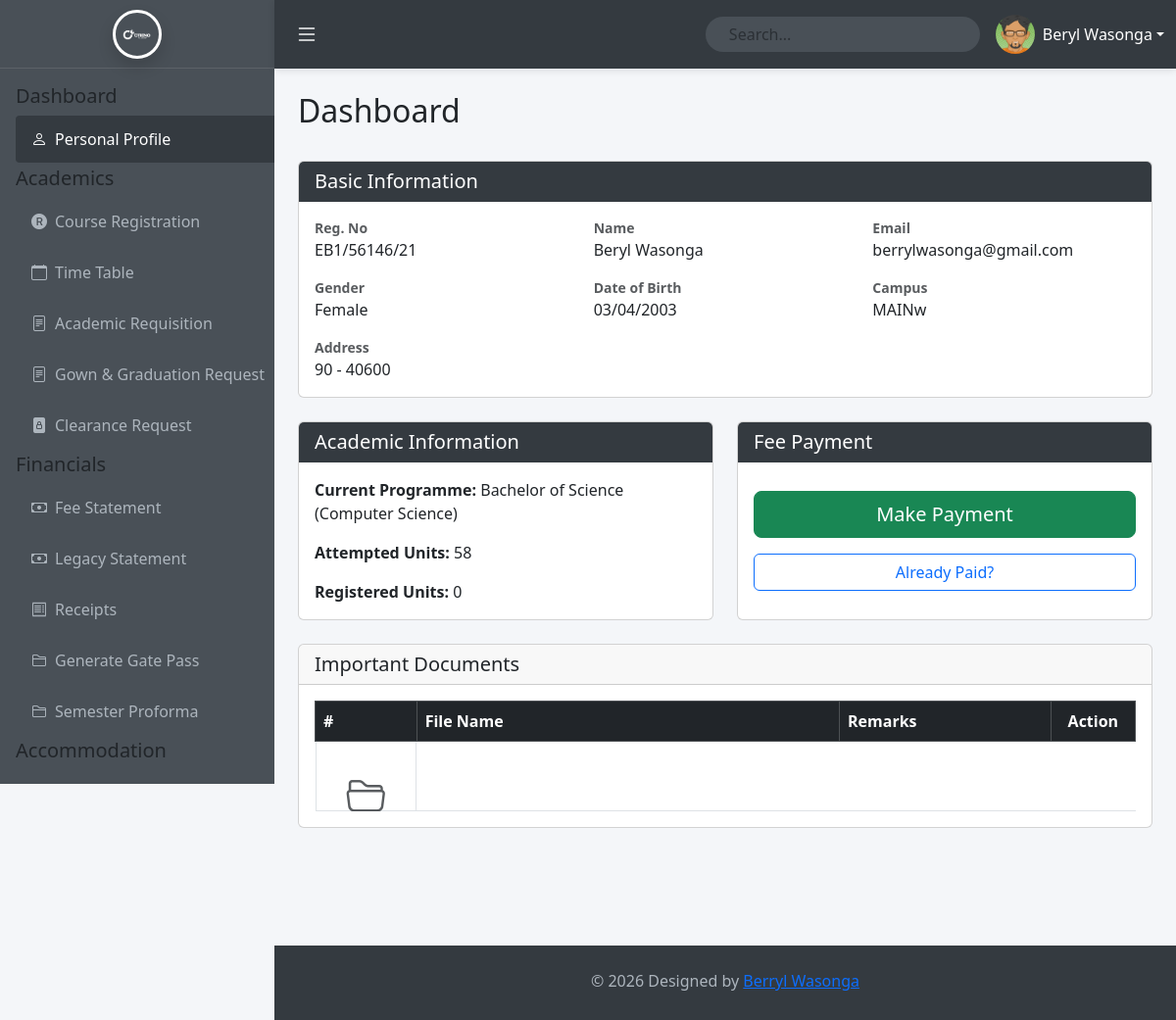
The page /students/welcome.php (signed in) on the database as committed earlier.
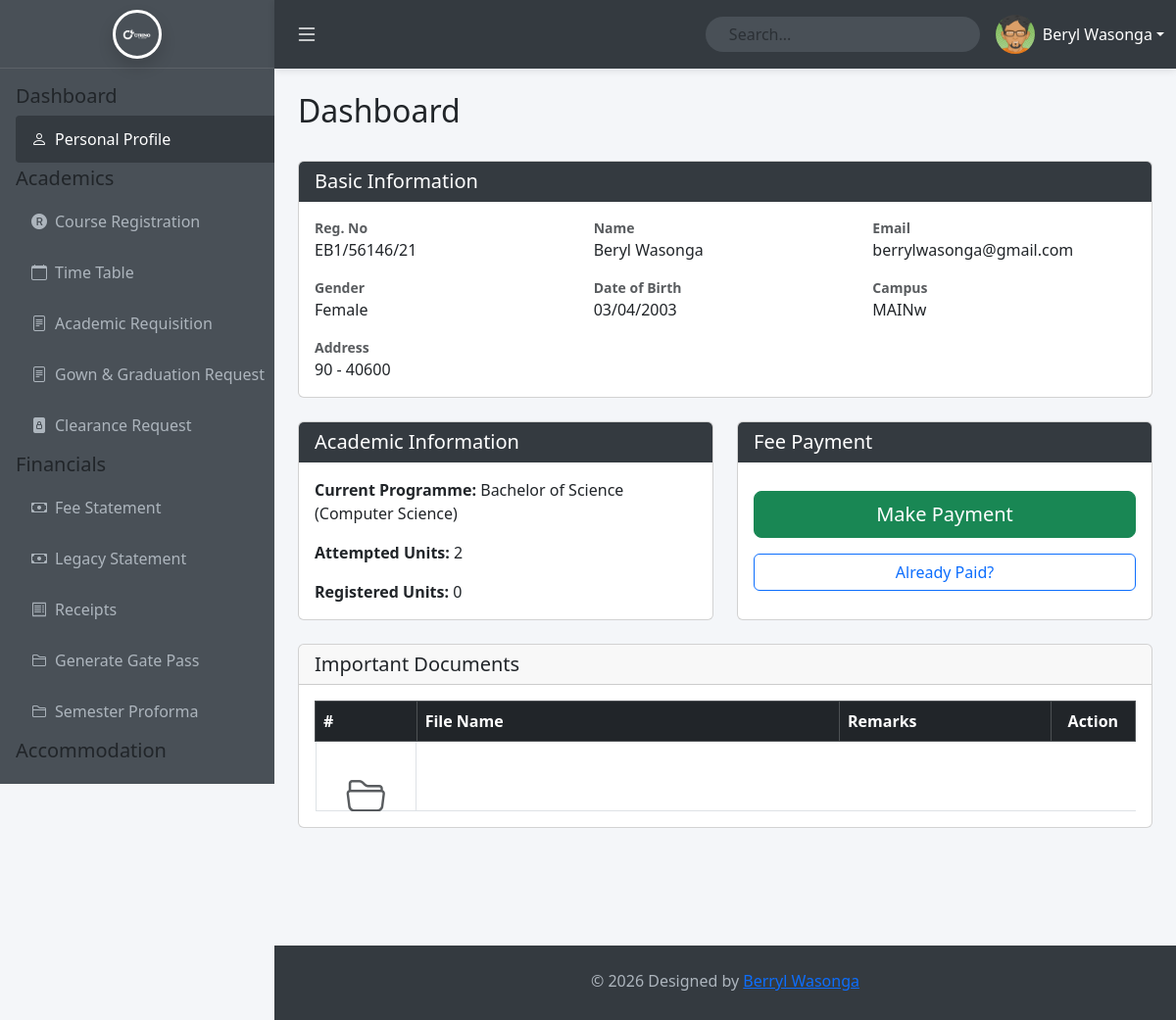
The same page on the database as committed later.
### tables this page shows
CREATE TABLE `users` (
  `id` int(11) NOT NULL,
  `first_name` varchar(50) NOT NULL DEFAULT '',
  `last_name` varchar(50) NOT NULL DEFAULT '',
  `email` varchar(255) NOT NULL,
  `reg_no` varchar(50) DEFAULT NULL,
  `password` varchar(255) NOT NULL,
  `role` varchar(20) NOT NULL DEFAULT 'user',
  `status` enum('active','inactive') NOT NULL DEFAULT 'active',
  `last_login` timestamp NULL DEFAULT NULL,
  `created_at` timestamp NOT NULL DEFAULT current_timestamp(),
  `fullname` varchar(100) GENERATED ALWAYS AS (concat(`first_name`,' ',`last_name`)) STORED,
  `gender` enum('Male','Female','Other') DEFAULT NULL,
  `dob` date DEFAULT NULL,
  `address` varchar(255) DEFAULT NULL,
  `campus` varchar(50) DEFAULT 'MAIN',
  `programme` varchar(150) DEFAULT NULL,
  `course_id` int(11) DEFAULT NULL,
  `attempted_units` int(11) DEFAULT 0,
  `registered_units` int(11) DEFAULT 0
);

### students/welcome.php (the view, shortened to what this page needs)
<?php
include '../config.php';
$doc_stmt = $conn->prepare("SELECT * FROM student_documents WHERE user_id = ? ORDER BY created_at DESC");
$doc_stmt->bind_param("i", $_SESSION['user_id']);
$doc_stmt->execute();
$documents = $doc_stmt->get_result()->fetch_all(MYSQLI_ASSOC);
?>
<!DOCTYPE html>
<html lang="en">
<head>
    <link href="https://cdn.jsdelivr.net/npm/bootstrap@5.3.3/dist/css/bootstrap.min.css" rel="stylesheet">
    <link href="https://cdn.jsdelivr.net/npm/bootstrap-icons@1.11.3/font/bootstrap-icons.css" rel="stylesheet">
    <link href="Assets/main.css" rel="stylesheet">
</head>
<body>
    <?php
        include_once 'partials/sidebar.php' ;
        include_once 'partials/top_navbar.php' ;
    ?>
    <div class="main-content" id="mainContent">
        <div class="d-flex justify-content-between align-items-center mb-3 mb-md-4">
            <h2>Dashboard</h2>
        </div>
        <div class="card mb-3 mb-md-4">
            <div class="card-header card-header-theme"><h5 class="mb-0">Basic Information</h5></div>
            <div class="card-body">
                <div class="row g-3">
                    <div class="col-12 col-sm-6 col-lg-4">
                        <strong class="d-block text-muted small">Reg. No</strong>
                        <span><?php echo htmlspecialchars($user['reg_no'] ?? 'N/A'); ?></span>
                    </div>
                    <div class="col-12 col-sm-6 col-lg-4">
                        <strong class="d-block text-muted small">Name</strong>
                        <span><?php echo htmlspecialchars($full_name); ?></span>
                    </div>
                    <div class="col-12 col-sm-6 col-lg-4">
                        <strong class="d-block text-muted small">Email</strong>
                        <span class="text-break"><?php echo htmlspecialchars($user['email'] ?? 'N/A'); ?></span>
                    </div>
                    <div class="col-12 col-sm-6 col-lg-4">
                        <strong class="d-block text-muted small">Gender</strong>
                        <span><?php echo htmlspecialchars(ucfirst($user['gender'] ?? 'N/A')); ?></span>
                    </div>
                    <div class="col-12 col-sm-6 col-lg-4">
                        <strong class="d-block text-muted small">Date of Birth</strong>
                        <span><?php echo $user['dob'] ? date('d/m/Y', strtotime($user['dob'])) : 'N/A'; ?></span>
                    </div>
                    <div class="col-12 col-sm-6 col-lg-4">
                        <strong class="d-block text-muted small">Campus</strong>
                        <span><?php echo htmlspecialchars($user['campus'] ?? 'MAIN'); ?></span>w
                    </div>
                    <div class="col-12">
                        <strong class="d-block text-muted small">Address</strong>
                        <span><?php echo htmlspecialchars($user['address'] ?? 'N/A'); ?></span>
                    </div>
                </div>
            </div>
        </div>
        <div class="row g-3 g-md-4 mb-3 mb-md-4">
            <div class="col-12 col-md-6">
                <div class="card h-100">
                    <div class="card-header card-header-theme"><h5 class="mb-0">Academic Information</h5></div>
                    <div class="card-body">
                        <p><strong>Current Programme:</strong><br class="d-md-none">
                        <?php echo htmlspecialchars($user['programme'] ?? 'N/A'); ?></p>
                        <p><strong>Attempted Units:</strong> <?php echo $user['attempted_units'] ?? 0; ?></p>
                        <p class="mb-0"><strong>Registered Units:</strong> <?php echo $user['registered_units'] ?? 0; ?></p>
                    </div>
                </div>
            </div>
            <div class="col-12 col-md-6">
                <div class="card h-100">
                    <div class="card-header card-header-theme"><h5 class="mb-0">Fee Payment</h5></div>
                    <div class="card-body text-center d-flex flex-column justify-content-center">
                        <button class="btn btn-success btn-lg mb-3 w-100">Make Payment</button>
                        <a href="#" class="btn btn-outline-primary w-100">Already Paid?</a>
                    </div>
                </div>
            </div>
        </div>
            <div class="card mb-3 mb-md-5">
                <div class="card-header"><h5 class="mb-0">Important Documents</h5></div>
                <div class="card-body">
                    <div class="table-responsive">
                        <table class="table table-bordered table-hover mb-0">
                            <thead class="table-dark">
                                <tr>
                                    <th class="d-none d-md-table-cell" style="width: 5%;">#</th>
                                    <th style="width: 50%;">File Name</th>
                                    <th class="d-none d-lg-table-cell" style="width: 25%;">Remarks</th>
                                    <th style="width: 10%;">Action</th>
                                </tr>
                            </thead>
                            <tbody>
                                <?php if (empty($documents)): ?>
                                    <tr>
                                        <td colspan="4" class="text-center py-4">
                                            <i class="bi bi-folder2-open fs-1 text-muted d-block mb-3"></i>
                                        </td>
                                    </tr>
                                <?php endif; ?>
                            </tbody>
                        </table>
                    </div>
                </div>
            </div>
    </div>
    <?php
       include_once 'partials/footer.php' ;
    ?>
</body>
</html>

### students/partials/sidebar.php (shortened to what this page needs)
<div class="sidebar-desktop">
    <div class="profile-section text-center">
        <img src="Assets/images/2.png" class="rounded-circle profile-img shadow" alt="Profile">
    </div>
    <div class="sidebar-menu">
        <ul class="nav flex-column">
            <h5>Dashboard</h5>
            <li class="nav-item">
                <a href="Welcome.php" class="nav-link active" aria-label="Personal Profile">
                    <i class="bi bi-person me-2"></i><span>Personal Profile</span>
                </a>
            </li>
            <h5>Academics</h5>
            <li class="nav-item">
                <a href="course_registration.php" class="nav-link" aria-label="Course Registration">
                    <i class="bi bi-r-circle-fill me-2"></i><span>Course Registration</span>
                </a>
            </li>
            <li class="nav-item">
                <a href="time_table.php" class="nav-link" aria-label="Time Table">
                    <i class="bi bi-calendar me-2"></i><span>Time Table</span>
                </a>
            </li>
            <li class="nav-item">
                <a href="academic_R.php" class="nav-link" aria-label="Academic Requisition">
                    <i class="bi bi-file-text me-2"></i><span>Academic Requisition</span>
                </a>
            </li>
            <li class="nav-item">
                <a href="GGR.php" class="nav-link" aria-label="Gown & Graduation Request">
                    <i class="bi bi-file-text me-2"></i><span>Gown & Graduation Request</span>
                </a>
            </li>
            <li class="nav-item">
                <a href="clearance_request.php" class="nav-link" aria-label="Clearance Request">
                    <i class="bi bi-file-lock-fill me-2"></i><span>Clearance Request</span>
                </a>
            </li>
            <h5>Financials</h5>
            <li class="nav-item">
                <a href="fee_stmnt.php" class="nav-link" aria-label="Fee Statement">
                    <i class="bi bi-cash me-2"></i><span>Fee Statement</span>
                </a>
            </li>
            <li class="nav-item">
                <a href="legacy_stmnt.php" class="nav-link" aria-label="Legacy Statement">
                    <i class="bi bi-cash me-2"></i><span>Legacy Statement</span>
                </a>
            </li>
            <li class="nav-item">
                <a href="receipts.php" class="nav-link" aria-label="Receipts">
                    <i class="bi bi-receipt me-2"></i><span>Receipts</span>
                </a>
            </li>
            <li class="nav-item">
                <a href="gatepass.php" class="nav-link" aria-label="Generate Gate Pass">
                    <i class="bi bi-folder2 me-2"></i><span>Generate Gate Pass</span>
                </a>
            </li>
            <li class="nav-item">
                <a href="sem_proforma.php" class="nav-link" aria-label="Semester Proforma">
                    <i class="bi bi-folder2 me-2"></i><span>Semester Proforma</span>
                </a>
            </li>
            <h5>Accommodation</h5>
            <li class="nav-item">
                <a href="hostel_booking.php" class="nav-link" aria-label="Hostel Booking">
                    <i class="bi bi-align-start me-2"></i><span>Hostel Booking</span>
                </a>
            </li>
        </ul>
    </div>
</div>

### students/partials/top_navbar.php (shortened to what this page needs)
<?php
include '../config.php';
$stmt = $conn->prepare("SELECT * FROM users WHERE id = ?");
$stmt->bind_param("i", $_SESSION['user_id']);
$stmt->execute();
$user = $stmt->get_result()->fetch_assoc();
$full_name = trim($user['first_name'] . ' ' . $user['last_name']);
?>
    <nav class="top-navbar">
        <div class="container-fluid d-flex align-items-center h-100">
            <button class="btn text-white d-none d-lg-block" id="toggleSidebarDesktop" style="font-size: 24px; padding: 0.5rem;">
                <i class="bi bi-list"></i>
            </button>
            <form class="d-none d-lg-flex search-form me-3 position-relative">
                <input class="form-control rounded-pill px-4"
                       type="search"
                       id="studentSearchInput"
                       placeholder="Search..."
                       aria-label="Search"
                       autocomplete="off"
                       style="width: 280px; background-color: #495057; border: none; color: white;">
            </form>
            <div class="dropdown d-none d-lg-block">
                <a class="dropdown-toggle d-flex align-items-center text-white text-decoration-none"
                   href="#"
                   role="button"
                   data-bs-toggle="dropdown"
                   aria-expanded="false">
                    <img src="Assets/images/1.png"
                         class="rounded-circle profile-img-small me-2"
                         alt="User">
                    <span class="user-name"><?php echo htmlspecialchars($full_name); ?></span>
                </a>
            </div>
        </div>
    </nav>

### students/partials/footer.php (shortened to what this page needs)
<footer class="footer text-center" id="footer">
    <div class="container">
        <p class="mb-1">&copy; <?php echo date('Y'); ?> Designed by
            <a href="https://bechimp-rose.vercel.app/" target="_blank" rel="noopener noreferrer">
                Berryl Wasonga
            </a>
        </p>
    </div>
</footer>

### students/Assets/main.css (style rules this page uses)
:root { --sidebar-bg: #495057; --sidebar-dark: #343a40; --sidebar-hover: #343a40; --navbar-height: 60px; --navbar-height-lg: 70px; }
body { background-color: #f4f6f9; overflow-x: hidden; }
.sidebar-desktop { position: fixed; top: 0; left: 0; width: 280px; height: 100vh; background-color: var(--sidebar-bg); z-index: 1000; display: none; flex-direction: column; overflow: hidden; transition: width 0.3s ease; }
@media (min-width: 992px) { .sidebar-desktop { display: flex; } }
.sidebar-desktop .profile-section { position: relative; top: 0; z-index: 20; height: var(--navbar-height-lg); display: flex; align-items: center; justify-content: center; padding: 0; background-color: var(--sidebar-bg); border-bottom: 1px solid rgba(255, 255, 255, 0.1); }
.sidebar-desktop .sidebar-menu { flex: 1; overflow-y: auto; overflow-x: hidden; padding: 1rem; scrollbar-width: thin; scrollbar-color: rgba(255, 255, 255, 0.01) transparent; }
.profile-img { width: 100px; height: 100px; object-fit: cover; border: 3px solid #fff; }
.profile-section .profile-img { width: 50px; height: 50px; max-height: calc(var(--navbar-height-lg) - 10px); }
.profile-img-small { width: 40px; height: 40px; object-fit: cover; }
.top-navbar { position: fixed; top: 0; left: 0; right: 0; height: var(--navbar-height); background-color: var(--sidebar-dark); box-shadow: 0 2px 8px rgba(0,0,0,0.1); z-index: 1030; transition: left 0.3s ease; }
@media (min-width: 992px) { .top-navbar { left: 280px; height: var(--navbar-height-lg); } }
.main-content { margin-top: var(--navbar-height); padding: 1.5rem; min-height: calc(100vh - var(--navbar-height) - 60px); transition: margin-left 0.3s ease; }
@media (min-width: 992px) { .main-content { margin-left: 280px; margin-top: var(--navbar-height-lg); min-height: calc(100vh - var(--navbar-height-lg) - 60px); } }
.nav-link { color: #adb5bd !important; white-space: nowrap; padding: 0.75rem 1rem; transition: all 0.2s ease; border-radius: 0.25rem; margin-bottom: 0.25rem; position: relative; }
.nav-link.active { color: white !important; background-color: var(--sidebar-hover); }
.sidebar-menu .nav-link span:not(.nav-label), .sidebar-menu h5 { transition: opacity 0.3s ease; }
.sidebar-menu .nav-item { position: relative; }
.footer { background-color: var(--sidebar-dark); color: #adb5bd; padding: 1.5rem 0; margin-top: 3rem; transition: margin-left 0.3s ease; }
@media (min-width: 992px) { .footer { margin-left: 280px; } }
table tbody td:last-child, table thead th:last-child { text-align: center; }
table tbody td { height: 70px; vertical-align: middle; }
table tbody td:last-child { display: flex; align-items: center; justify-content: center; gap: 0.5rem; flex-wrap: wrap; }
.card-header-theme { background-color: var(--sidebar-dark); color: white; border-color: var(--sidebar-dark); }
.card-header-theme h5 { color: white; }
* { margin: 0; padding: 0; box-sizing: border-box; }

Rows that differ between the two databases and show on the page:
changed users "Beryl Wasonga": attempted_units "58" → "2"
